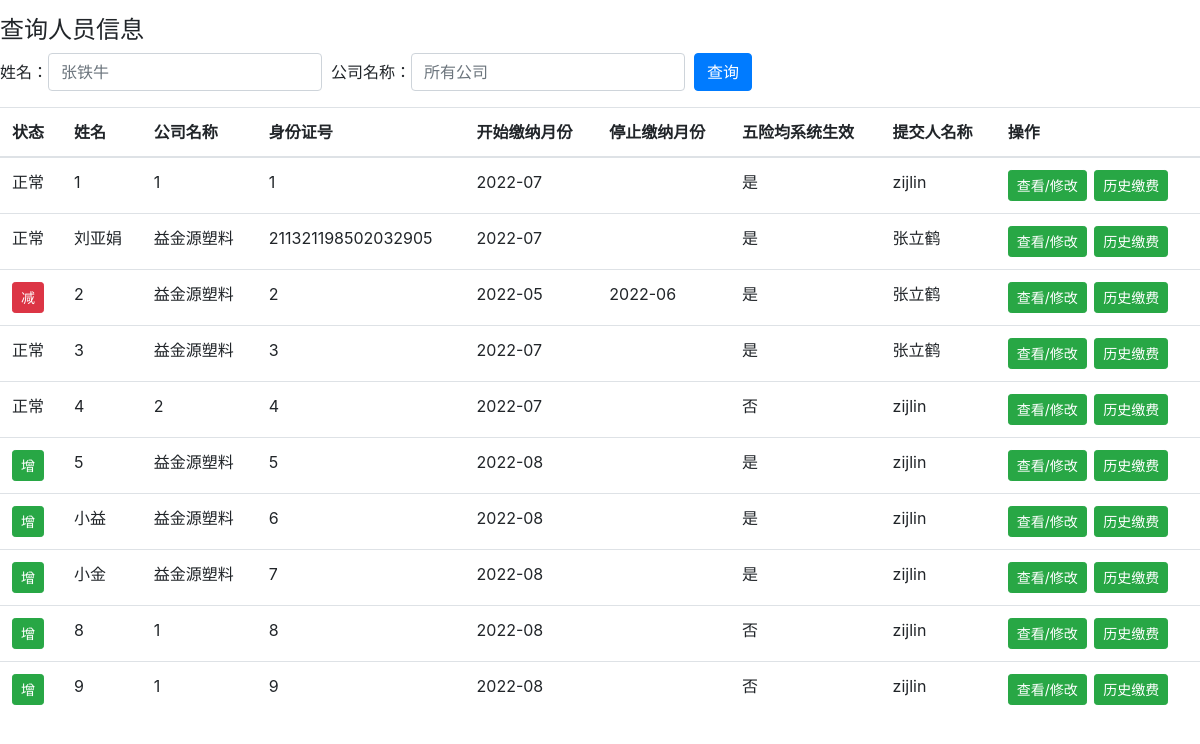
Screenshot of /member_query/all (signed in) with the database file from the repository.
### member.py (models this page shows, shortened)
class Members(db.Model):
    member_id = db.Column('member_id', db.Integer, primary_key=True)
    company_name = db.Column(db.String(200))
    name = db.Column(db.String(200))
    id_card = db.Column(db.String(200))
    address = db.Column(db.String(200))
    nationality = db.Column(db.String(200))
    begin_month = db.Column(db.String(200))
    end_month = db.Column(db.String(200))
    salary = db.Column(db.Float)
    injury = db.Column(db.String(200))
    endowment = db.Column(db.String(200))
    unemployment = db.Column(db.String(200))
    medical = db.Column(db.String(200))
    birth = db.Column(db.String(200))
    injury_check = db.Column(db.String(200))
    endowment_check = db.Column(db.String(200))
    unemployment_check = db.Column(db.String(200))
    medical_check = db.Column(db.String(200))
    birth_check = db.Column(db.String(200))
    is_valid = db.Column(db.String(200))
    person = db.Column(db.String(200))

### main.py (the view, shortened to what this page needs)
@app.route('/member_query/<company_name>', methods=['GET', 'POST'])
@validate_login
def member_query(company_name):
    if company_name == "all":
        return render_template('member_query.html', company_name="", name="", members=Members.query.all(), cur_month=get_cur_month())
    else:
        return render_template('member_query.html', name="", company_name=company_name,
                               members=Members.query.filter_by(company_name=company_name).order_by(Members.begin_month.asc()).all(),
                               cur_month=get_cur_month())

### main.py (called while the page is built)
def get_cur_month():
    return datetime.datetime.now().strftime("%Y-%m")

def validate_login(func):
    @wraps(func)
    def wrapper(**kwargs):
        if 'username' not in session:
            return render_template('refresh.html')
        else:
            return func(**kwargs)
    return wrapper

### templates/member_query.html (shortened to what this page needs)
<!DOCTYPE html>
<html lang="en">
<head>
    <link rel="stylesheet" href="https://cdn.staticfile.org/twitter-bootstrap/4.3.1/css/bootstrap.min.css">
</head>
<body>
<div>
    <h4>查询人员信息</h4>
    <form class="form-inline" action="{{ url_for('member_query', company_name='all') }}" method = "post">
        <label for="inputPassword2">姓名： </label>
        <input value="{{name}}" type="text" class="form-control" id="inputPassword2" placeholder="张铁牛" name="name">
        &nbsp;&nbsp;<label for="inputPassword2">公司名称： </label>
        <input value="{{company_name}}" type="text" class="form-control" id="inputPassword2" placeholder="所有公司" name="company_name">
        &nbsp;&nbsp;<button type="submit" class="btn btn-primary">查询</button>
    </form>
    <table class="table table-hover">
        <thead>
        <tr>
            <th>状态</th>
            <th>姓名</th>
            <th>公司名称</th>
            <th>身份证号</th>
            <th>开始缴纳月份</th>
            <th>停止缴纳月份</th>
            <th>五险均系统生效</th>
            <th>提交人名称</th>
            <th>操作</th>
        </tr>
        </thead>
        <tbody>
        {% for member in members %}
        <tr>
            {% if member.end_month != "" and member.end_month <= cur_month %}
            <td><a href="#" class="btn btn-danger btn-sm" role="button">减</a></td>
            {% elif member.begin_month == cur_month %}
            <td><a href="#" class="btn btn-success btn-sm" role="button">增</a></td>
            {% else %}
            <td>正常</td>
            {% endif %}
            <td>{{ member.name }}</td>
            <td>{{ member.company_name }}</td>
            <td>{{ member.id_card }}</td>
            <td>{{ member.begin_month }}</td>
            <td>{{ member.end_month }}</td>
            <td>{{ member.is_valid }}</td>
            <td>{{ member.person }}</td>
            <th>
                <a href="{{ url_for('member_update', member_id=member.member_id) }}" class="btn btn-success btn-sm" role="button">查看/修改</a>
                &nbsp;<a href="{{ url_for('member_pay_history', id_card=member.id_card) }}" class="btn btn-success btn-sm" role="button">历史缴费</a>
            </th>
        </tr>
        {% endfor %}
        </tbody>
    </table>
</div>
</body>
</html>

### rows the page displays
Members: end_month "正常", name "1", company_name "1", id_card "1", begin_month "2022-07", is_valid "是", person "zijlin"
Members: end_month "正常", name "刘亚娟", company_name "益金源塑料", id_card "211321198502032905", begin_month "2022-07", is_valid "是", person "张立鹤"
Members: shows "减", name "2", company_name "益金源塑料", id_card "2", begin_month "2022-05", end_month "2022-06", is_valid "是", person "张立鹤"
Members: end_month "正常", name "3", company_name "益金源塑料", id_card "3", begin_month "2022-07", is_valid "是", person "张立鹤"
Members: end_month "正常", name "4", company_name "2", id_card "4", begin_month "2022-07", is_valid "否", person "zijlin"
Members: end_month "增", name "5", company_name "益金源塑料", id_card "5", begin_month "2022-08", is_valid "是", person "zijlin"
Members: end_month "增", name "小益", company_name "益金源塑料", id_card "6", begin_month "2022-08", is_valid "是", person "zijlin"
Members: end_month "增", name "小金", company_name "益金源塑料", id_card "7", begin_month "2022-08", is_valid "是", person "zijlin"
Members: end_month "增", name "8", company_name "1", id_card "8", begin_month "2022-08", is_valid "否", person "zijlin"
Members: end_month "增", name "9", company_name "1", id_card "9", begin_month "2022-08", is_valid "否", person "zijlin"
